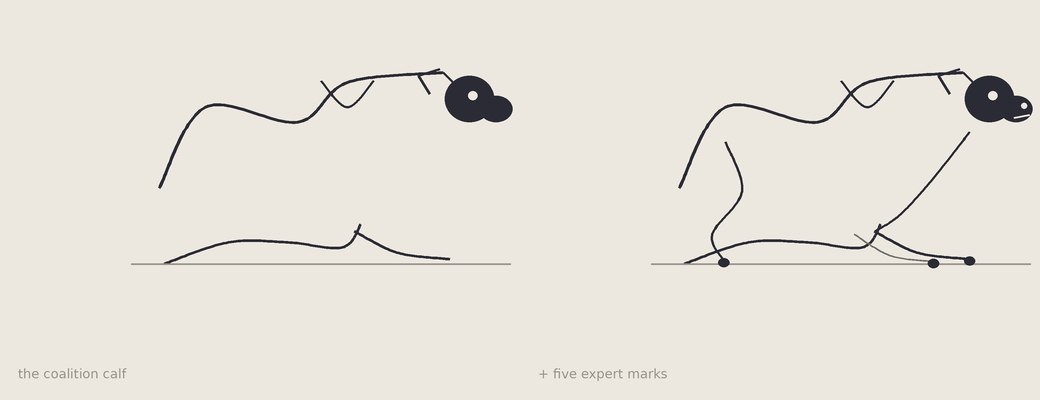

Source code (Python):
"""A44 — The Honest Expert. Start from the coalition calf. Add five marks that each solve a REAL
weakness the calf already has (not a generic virtue, not a hypothetical). Before/after panels."""
import numpy as np
from PIL import Image, ImageDraw, ImageFont
SS=3
PAPER=(237,232,223); INK=(43,43,53); MID=(150,146,140)
LM=dict(rumpground=(0.05,0.0), rumpback=(0.02,0.46), hip=(0.30,0.95), loin=(0.86,0.86),
 withers=(1.16,1.10), neckbase=(1.34,0.94), poll=(1.74,1.16), nose=(1.97,0.80),
 brisket=(1.13,0.10), bellymid=(0.80,0.13), bellyrear=(0.44,0.13), chest=(1.34,0.44),
 carpus=(1.46,0.17), forehoof=(1.78,0.03))
def cm(nodes,n=26):
    P=[np.array(p,float) for p in nodes]; P=([P[0]]+P+[P[-1]]); out=[]
    for i in range(1,len(P)-2):
        p0,p1,p2,p3=P[i-1],P[i],P[i+1],P[i+2]
        for t in np.linspace(0,1,n,endpoint=False):
            t2=t*t;t3=t2*t
            out.append(0.5*((2*p1)+(-p0+p2)*t+(2*p0-5*p1+4*p2-p3)*t2+(-p0+3*p1-3*p2+p3)*t3))
    out.append(P[-2]); return out
class Cm:
    def __init__(s,ox,oy,sc): s.ox,s.oy,s.sc=ox,oy,sc
    def __call__(s,k):
        x,y=LM[k] if isinstance(k,str) else k; return (s.ox+x*s.sc, s.oy-y*s.sc)
def line(d,pts,col=INK,w=2.6): d.line([(int(p[0]*SS),int(p[1]*SS)) for p in pts],fill=col,width=max(1,int(w*SS)),joint="curve")
def ell(d,c,rx,ry,col): d.ellipse([int((c[0]-rx)*SS),int((c[1]-ry)*SS),int((c[0]+rx)*SS),int((c[1]+ry)*SS)],fill=col)
# ---- coalition calf (carries A42 eye) ----
def backarc(d,P,sc): line(d,cm([P('poll'),P('withers'),P('loin'),P('hip'),P('rumpback')]),w=3.0)
def add_belly(d,P,sc): line(d,cm([P((1.24,0.24)),P('brisket'),P('bellymid'),P('bellyrear'),P('rumpground')]),w=2.8)
def add_head(d,P,sc):
    h=P((1.90,1.0)); ell(d,h,0.15*sc,0.14*sc,INK); line(d,[P('poll'),h],w=2.6)
    ell(d,(h[0]+0.16*sc,h[1]+0.06*sc),0.10*sc,0.08*sc,INK); ell(d,(h[0]+0.02*sc,h[1]-0.02*sc),0.028*sc,0.028*sc,PAPER)
    p=P('poll'); line(d,[(p[0]-0.02*sc,p[1]-0.02*sc),(p[0]-0.15*sc,p[1]+0.02*sc),(p[0]-0.08*sc,p[1]+0.13*sc)],w=2.4)
def add_foreleg(d,P,sc): line(d,cm([P((1.20,0.20)),P((1.46,0.07)),P('forehoof')]),w=2.8)
def add_ground(d,P,sc): line(d,[P((-0.15,0.0)),P((2.15,0.0))],col=MID,w=1.8)
def add_hump(d,P,sc): w=P('withers'); line(d,cm([(w[0]-0.16*sc,w[1]-0.01*sc),(w[0],w[1]+0.15*sc),(w[0]+0.16*sc,w[1]-0.01*sc)]),w=2.6)
def calf(d,P,sc):
    for m in (backarc,add_belly,add_head,add_foreleg,add_ground,add_hump): m(d,P,sc)
# ---- the five expert marks (each solves a real existing weakness) ----
def ex_hindleg(d,P,sc):   # WEAKNESS: legless rear — quadruped stands on the front only
    line(d,cm([P((0.30,0.74)),P((0.40,0.44)),P((0.22,0.18)),P((0.29,0.02))]),w=2.6)
def ex_throat(d,P,sc):    # WEAKNESS: head joins the body only along the top; neck has no underside
    line(d,cm([P((1.78,0.80)),P((1.56,0.52)),P((1.36,0.30)),P((1.21,0.20))]),w=2.4)  # ends at foreleg-top → continuous front edge
def ex_farforeleg(d,P,sc):# WEAKNESS: one front leg reads as a thin tripod; profile wants the far leg
    line(d,cm([P((1.08,0.18)),P((1.30,0.05)),P((1.56,0.015))]),col=(112,108,102),w=1.8)
def ex_hooves(d,P,sc):    # WEAKNESS: legs taper to points; no weight at the ground
    for k in ('forehoof',(1.56,0.015),(0.29,0.02)):
        c=P(k); ell(d,(c[0],c[1]+0.012*sc),0.034*sc,0.028*sc,INK)
def ex_muzzle(d,P,sc):    # WEAKNESS: head is two stacked dark balls with no front plane
    h=P((1.90,1.0)); m=(h[0]+0.16*sc,h[1]+0.06*sc)
    ell(d,(m[0]+0.05*sc,m[1]-0.018*sc),0.018*sc,0.018*sc,PAPER)                       # nostril knockout
    line(d,[(m[0]-0.01*sc,m[1]+0.055*sc),(m[0]+0.085*sc,m[1]+0.035*sc)],col=PAPER,w=2.2)  # mouth slit
EXPERT=[ex_hindleg,ex_throat,ex_farforeleg,ex_hooves,ex_muzzle]
def render(path):
    cols=2; cw,ch=520,400; W,H=cols*cw,ch
    img=Image.new("RGB",(W*SS,H*SS),PAPER); d=ImageDraw.Draw(img)
    try: font=ImageFont.truetype('/usr/share/fonts/truetype/dejavu/DejaVuSans.ttf',int(13*SS))
    except: font=ImageFont.load_default()
    for i,(name,marks) in enumerate([("the coalition calf",[]),("+ five expert marks",EXPERT)]):
        cxo=i*cw; P=Cm(cxo+cw*0.30, ch*0.66, 165)
        calf(d,P,165)
        for m in marks: m(d,P,165)
        d.text((int((cxo+18)*SS),int((ch-34)*SS)),name,fill=MID,font=font)
    img=img.resize((W,H),Image.LANCZOS); img.save(path); print("saved",path)
if __name__=="__main__":
    render("/sessions/wizardly-stoic-cerf/mnt/hessentials/illustration/loomis/sketch201_u5_a44_the_honest_expert.png")
